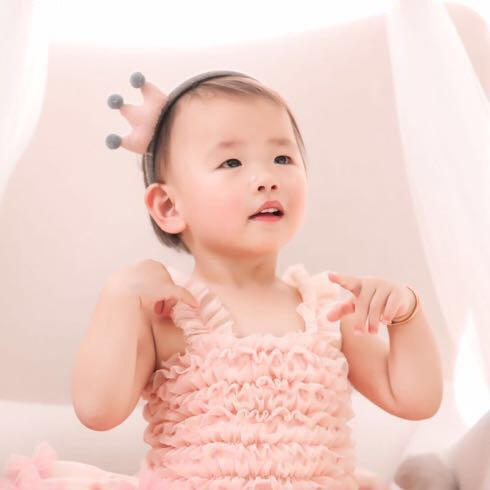
#> input picture class1/shushu.jpg, 490 x 490 px, found by its file name
$ jupyter execute --allow-errors class1_exercise.ipynb
#> lines starting #> are read from the running program, lines starting #| are printed output that depends on the picture
[cell 1]
import cv2
import random
import numpy as np
from matplotlib import pyplot as plt

[cell 2]
#显示灰度图
img_gray = cv2.imread('d:/pictures/shushu.jpg',0)
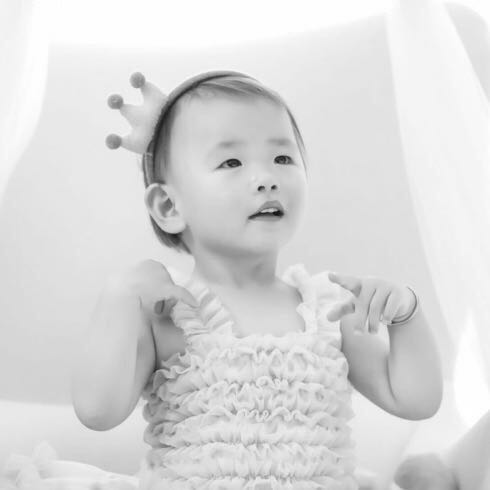
#> img_gray: shape (490, 490); min 18, max 255, mean 217.5
cv2.imshow('daughter',img_gray)
key = cv2.waitKey()
#> (key Esc is pressed here)

[cell 3]
print(img_gray)
#> (printed output is left out)
print(img_gray.dtype)
#| uint8
print(img_gray.shape)
#| (490, 490)

[cell 4]
#显示彩色图
img = cv2.imread('d:/pictures/shushu.jpg')
#> img is the input picture: shape (490, 490, 3); mean B, G, R 200.8, 209, 240.4
cv2.imshow('daughter',img)
key = cv2.waitKey()
#> (key Esc is pressed here)

[cell 5]
print(img)
#> (printed output is left out)
print(img.shape)
#| (490, 490, 3)
print(img.dtype)
#| uint8

[cell 6]
#图像裁剪
img_crop = img[100:300,100:300]
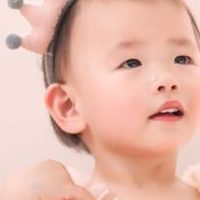
#> img_crop: shape (200, 200, 3); mean B, G, R 169.3, 183.6, 229
cv2.imshow('img_crop',img_crop)
key = cv2.waitKey()
#> (key Esc is pressed here)

[cell 7]
#图像通道分割
B,G,R = cv2.split(img)
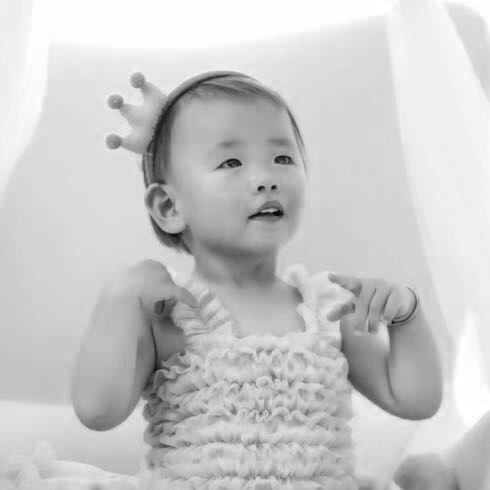
#> B: shape (490, 490); min 0, max 255, mean 200.8
cv2.imshow('B',B)
cv2.imshow('G',G)
cv2.imshow('R',R)
key = cv2.waitKey()
#> (key Esc is pressed here)

[cell 8]
#颜色变换
def random_color(img):
    B,G,R = cv2.split(img)
    b_rand = random.randint(-50,50)
    if b_rand == 0:
        pass
    elif b_rand > 0:
        lim = 255 - b_rand
        B[B > lim] = 255
        B[B <= lim] = (b_rand + B[B <= lim]).astype(img.dtype)
    elif b_rand < 0:
        lim = 0 - b_rand
        B[B < lim] = 0
        B[B >= lim] = (b_rand + B[B >= lim]).astype(img.dtype)
    g_rand = random.randint(-50,50)
    if g_rand == 0:
        pass
    elif g_rand > 0:
        lim = 255 - g_rand
        G[G > lim] = 255
        G[G <= lim] = (g_rand + G[G <= lim]).astype(img.dtype)
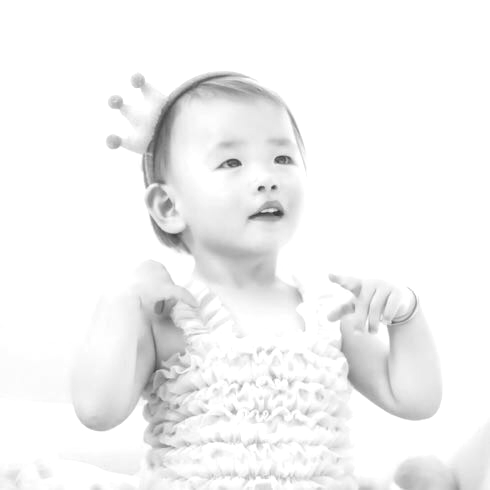
#> G: shape (490, 490); min 50, max 255, mean 243.1
    elif g_rand < 0:
        lim = 0 - g_rand
        G[G < lim] = 0
        G[G >= lim] = (g_rand + G[G >= lim]).astype(img.dtype)
    r_rand = random.randint(-50,50)
    if r_rand == 0:
        pass
    elif r_rand > 0:
        lim = 255 - r_rand
        R[R > lim] = 255
#> R: shape (490, 490); min 38, max 255, mean 240.5
        R[R <= lim] = (r_rand + R[R <= lim]).astype(img.dtype)
    elif r_rand < 0:
        lim = 0 - r_rand
        R[R < lim] = 0
        R[R >= lim] = (r_rand + R[R >= lim]).astype(img.dtype)
    img_merge = cv2.merge((B,G,R))
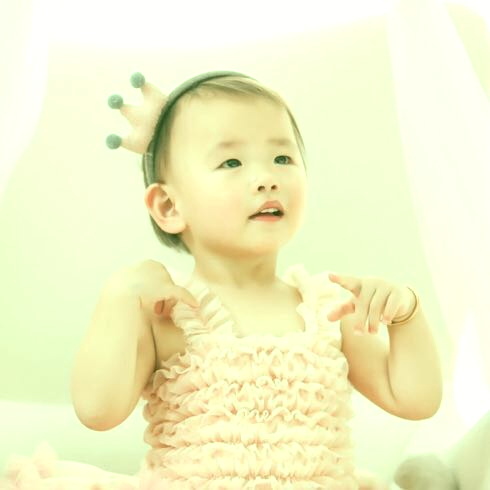
#> img_merge: shape (490, 490, 3); mean B, G, R 199.8, 243.1, 242.9
    return img_merge

img_random_color = random_color(img)
cv2.imshow('change_color',img_random_color)
key = cv2.waitKey()
#> (key Esc is pressed here)

[cell 9]
#gamma校正，https://blog.csdn.net/linqianbi/article/details/78617615
import math
def adjust_gamma(image,gamma = 1.0):
#> called with gamma = 0.5
    table = []
    inverse_gamma = 1.0 / gamma
    for i in range(256):
        table.append(math.floor((i/255)**inverse_gamma*255))
    table = np.array(table).astype('uint8')
    return cv2.LUT(image,table)
img_dark = cv2.imread('d:/pictures/gamma.jpg')
#> (the rest of this cell did not finish here and is left out)

#> (a cell that did not finish here is left out)

[cell 11]
#图像旋转，绕着中心点,https://www.cnblogs.com/baocong/p/7257607.html
row,col,channel = img.shape
#> row = 490; col = 490; channel = 3
M = cv2.getRotationMatrix2D((row/2,col/2),10,0.8)
img_rotate = cv2.warpAffine(img,M,(col,row))
cv2.imshow('img_rotate',img_rotate)
key = cv2.waitKey()
#> (key Esc is pressed here)
cv2.destroyAllWindows

[cell 12]
#图像旋转，围绕着左下角的点
M = cv2.getRotationMatrix2D((0,row),10,0.8)
img_rotate = cv2.warpAffine(img,M,(col,row))
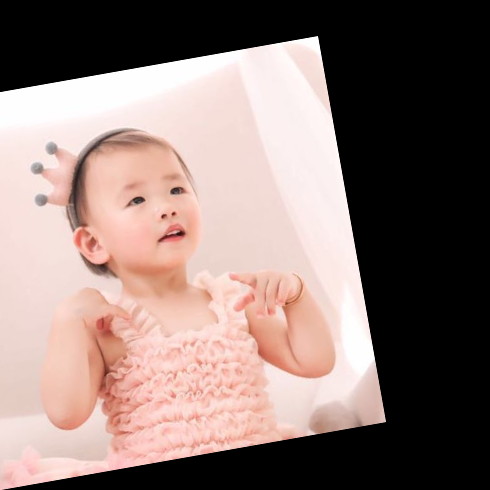
#> img_rotate: shape (490, 490, 3); mean B, G, R 115.7, 120.8, 140
cv2.imshow('img_rotate',img_rotate)
key = cv2.waitKey()
#> (key Esc is pressed here)
cv2.destroyAllWindows

[cell 13]
#平移变换,http://blog.topspeedsnail.com/archives/2124
row,col,channel = img.shape
M = np.float32([[1,0,100],[0,1,50]])
img_trans = cv2.warpAffine(img,M,(col,row))
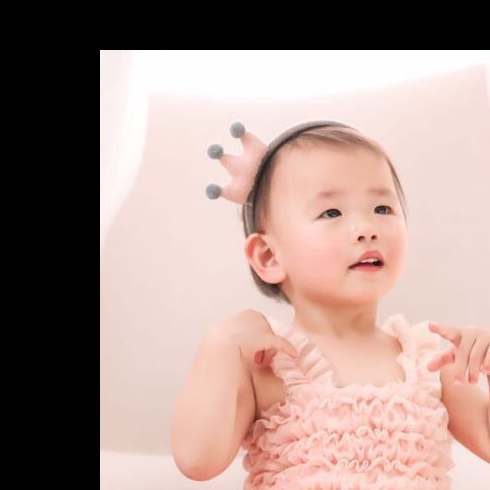
#> img_trans: shape (490, 490, 3); mean B, G, R 140.4, 147, 170.6
cv2.imshow('img_trans',img_trans)
key = cv2.waitKey()
#> (key Esc is pressed here)

[cell 14]
#仿射变换
row,col,channel = img.shape
pts1 = np.float32([[0, 0], [col - 1, 0], [0, row - 1]])
#> pts1 = [[0, 0], [489, 0], [0, 489]]
pts2 = np.float32([[col * 0.2, row * 0.1], [col * 0.9, row * 0.2], [col * 0.1, row * 0.9]])
#> pts2 = [[98, 49], [441, 98], [49, 441]]
M = cv2.getAffineTransform(pts1,pts2)
img_aff = cv2.warpAffine(img,M,(col,row))
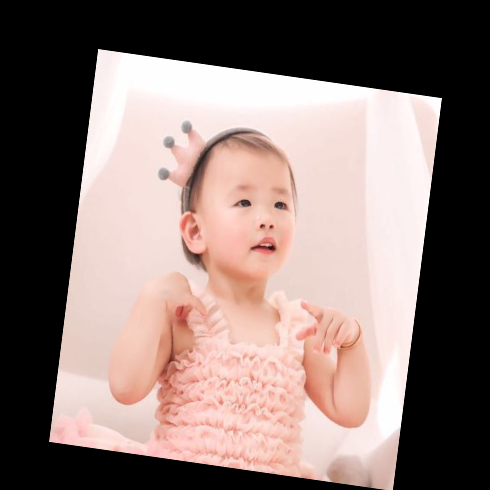
#> img_aff: shape (490, 490, 3); mean B, G, R 114.9, 119.6, 137.6
cv2.imshow('img_aff',img_aff)
key = cv2.waitKey()
#> (key Esc is pressed here)

[cell 15]
#透视变换
row,col,channel = img.shape
random_margin=60
x1 = random.randint(-random_margin, random_margin)
y1 = random.randint(-random_margin, random_margin)
x2 = random.randint(col - random_margin - 1, col - 1)
y2 = random.randint(-random_margin, random_margin)
x3 = random.randint(col - random_margin - 1, col - 1)
y3 = random.randint(row - random_margin - 1, row - 1)
x4 = random.randint(-random_margin, random_margin)
y4 = random.randint(row - random_margin - 1, row - 1)

dx1 = random.randint(-random_margin, random_margin)
dy1 = random.randint(-random_margin, random_margin)
dx2 = random.randint(col - random_margin - 1, col - 1)
dy2 = random.randint(-random_margin, random_margin)
dx3 = random.randint(col - random_margin - 1, col - 1)
dy3 = random.randint(row - random_margin - 1, row - 1)
dx4 = random.randint(-random_margin, random_margin)
dy4 = random.randint(row - random_margin - 1, row - 1)

pts1 = np.float32([[x1, y1], [x2, y2], [x3, y3], [x4, y4]])
pts2 = np.float32([[dx1, dy1], [dx2, dy2], [dx3, dy3], [dx4, dy4]])
M = cv2.getPerspectiveTransform(pts1,pts2)
img_per = cv2.warpPerspective(img,M,(col,row))
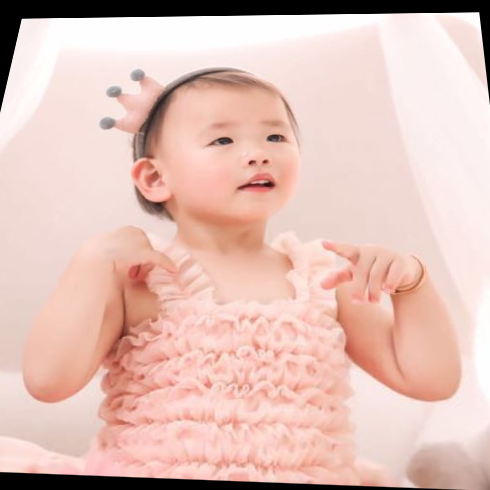
#> img_per: shape (490, 490, 3); mean B, G, R 185, 193.7, 226.6
cv2.imshow('img_per',img_per)
key = cv2.waitKey()
#> (key Esc is pressed here)

[cell 16]
#透视变换
row,col,channel = img.shape
pts1 = np.float32([[56,65],[368,52],[28,387],[389,390]])
pts2 = np.float32([[0,0],[300,0],[0,300],[300,300]])
M = cv2.getPerspectiveTransform(pts1,pts2)
img_per = cv2.warpPerspective(img,M,(col,row))
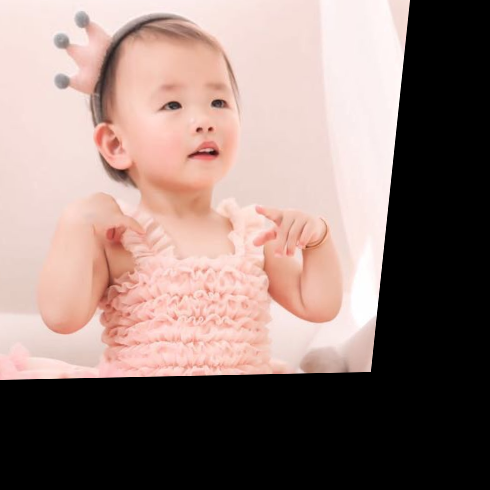
#> img_per: shape (490, 490, 3); mean B, G, R 118.4, 124.2, 145.5
cv2.imshow('img_per',img_per)
key = cv2.waitKey()
#> (key Esc is pressed here)
